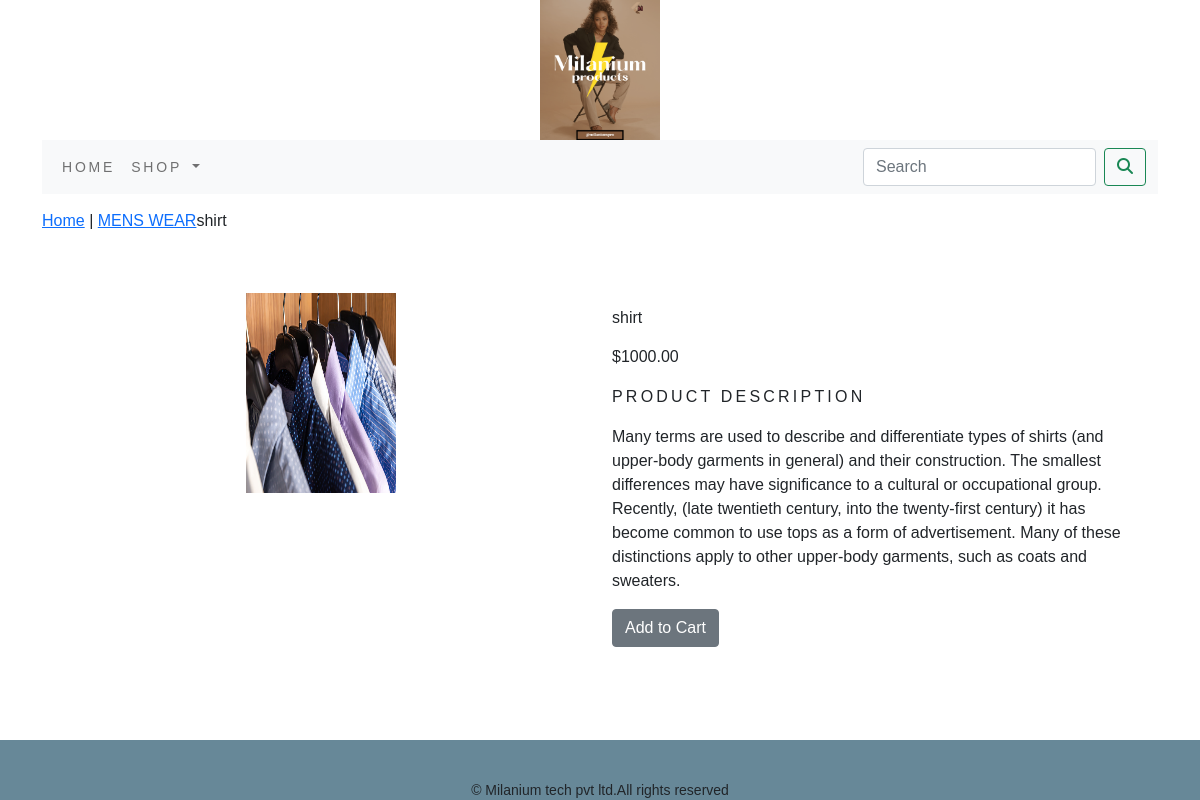
Page /shop/mens-wear/shirt/ on the committed database.
### ecommerceapp/models.py (models this page shows, shortened)
class Product(models.Model):
    name = models.CharField(max_length=250, unique=True)
    slug = models.SlugField(max_length=250, unique=True)
    description = models.TextField(blank=True)
    price = models.DecimalField(max_digits=10, decimal_places=2)
    category = models.ForeignKey(Category, on_delete=models.CASCADE)
    img = models.ImageField(upload_to='product', blank=True)
    stock = models.IntegerField()
    available = models.BooleanField(default=True)
    created = models.DateTimeField(auto_now_add=True)
    updated = models.DateTimeField(auto_now=True)
    class Meta:
        ordering = ('name',)
        verbose_name = 'product'
        verbose_name_plural = 'products'

class Category(models.Model):
    name = models.CharField(max_length=250, unique=True)
    slug = models.SlugField(max_length=250, unique=True)
    description = models.TextField(blank=True)
    image = models.ImageField(upload_to='category', blank=True)
    class Meta:
        ordering = ('name',)
        verbose_name = 'category'
        verbose_name_plural = 'categorise'
    def get_url(self):
        return reverse('ecommerceapp:products_by_category', args=[self.slug])
    def __str__(self):
        return '{}'.format(self.name)

### ecommerceapp/views.py (the view)
# urls.py: path('<slug:c_slug>/<slug:product_slug>/',views.proDetail,name='prodCatdetail')
def proDetail(request, c_slug, product_slug):
    try:
        product = Product.objects.get(category__slug=c_slug, slug=product_slug)
    except Exception as e:
        raise e
    return render(request, 'product.html', {'product': product})

### cart/context_processors.py (called while the page is built)
def counter(request):
    item_count=0
    if 'admin' in request.path:
        return {}
    else:
        try:
            cart=Cart.objects.filter(cart_id=_cart_id(request))
            cart_items=CartItem.objects.all().filter(cart=cart[:1])
            for cart_item in cart_items:
                item_count += cart_item.quantity
        except Cart.DoesNotExist:
            item_count=0
    return dict(item_count=item_count)

### cart/views.py (called while the page is built)
def _cart_id(request):
    cart = request.session.session_key
    if not cart:
        cart = request.session.create()
    return cart

### ecommerceapp/context_processors.py (called while the page is built)
def menu_links(request):
    links=Category.objects.all()
    return dict(links=links)

### templates/product.html (shortened to what this page needs)
{% extends 'base.html' %}
{% load static %}
{% block content %}
<div class="row my_prod_row_class">
    <div class="">
        <p> <a href="{% url 'ecommerceapp:allProdCat' %}">Home</a> | <a href="{{product.category.get_url}}">{{product.category}}</a>{{product.name}}</p>
    </div>
</div>
<div class="container">
<br>
<div class="row">
    <div class="col-12 col-sm-12 col-md-12 col-lg-6 text-center">
        <div style="min-width:18rem;">
            <img src="{{product.img.url}}" alt="{{product.name}}" width="150px;" height="200px;">
        </div>
    </div>
    <div class="col-12 col-sm-12 col-md-12 col-lg-6">
        <div>
        <h1 class="my_prod_title">{{product.name}}</h1>
        <p>${{product.price}}</p>
        <p class="my_title">Product Description</p>
        <p class="text-justify my_prod_text">{{product.description}}</p>
        {% if product.stock <= 0 %}
        <p class="text-justify my_prod_text"><b>Out of Stock</b></p>
        {% else %}
        <a class="btn btn-secondary" href="{% url 'cart:add_cart' product.id %}">Add to Cart</a>
        {% endif %}
    </div>
</div>
    </div>
</div>
{% endblock %}

### static/css/custom.css (style rules this page uses)
body { font-family: 'Raleway', sans-serif; }
.my_title { font-size:16px; text-transform:uppercase; letter-spacing:.2em; }
.my_prod_row_class { padding-top:15px; padding-bottom:20px; }
.my_prod_title { font-size:16px; text_transform:uppercase; letter_spacing:.2em; padding-top:15px; padding-bottom:10px; }
.my_prod_text { padding-right:20px; }

### rows in the picture
Product: category "MENS WEAR", name "shirt", img (picture), price "1000.00", description "Many terms are used to describe and differentiate types of shirts (and upper-body garments in general) and their construction. The smallest differences may have significance to a cultural or occupational group. Recently, (late twentieth century, into the twenty-first century) it has become common to use tops as a form of advertisement. Many of these distinctions apply to other upper-body garments, such as coats and sweaters."
